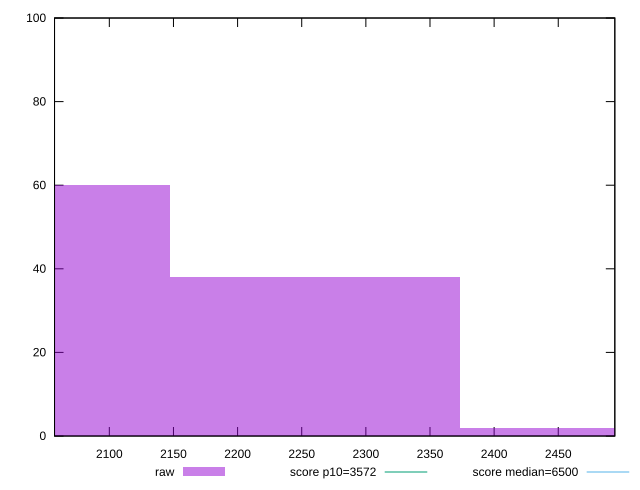

Here is the gnuplot script that generated this plot:
reset

$raw <<EOF
2486.756580025011 2
2034.6190200204635 60
2260.687800022737 38
EOF

set key outside below
set boxwidth 226.0687800022737
set xrange [2057.28075:2494.1005]
set yrange [0:100]
set trange [0:100]
set style fill transparent solid 0.5 noborder

set parametric
set terminal svg size 640, 490 enhanced background rgb 'white'
set output "report_00018_2021-02-10T15-25-16.877Z/first-cpu-idle/samples/pages+cached/raw/histogram.svg"

plot $raw title "raw" with boxes, \
     3572,t title "score p10=3572", \
     6500,t title "score median=6500"

reset
